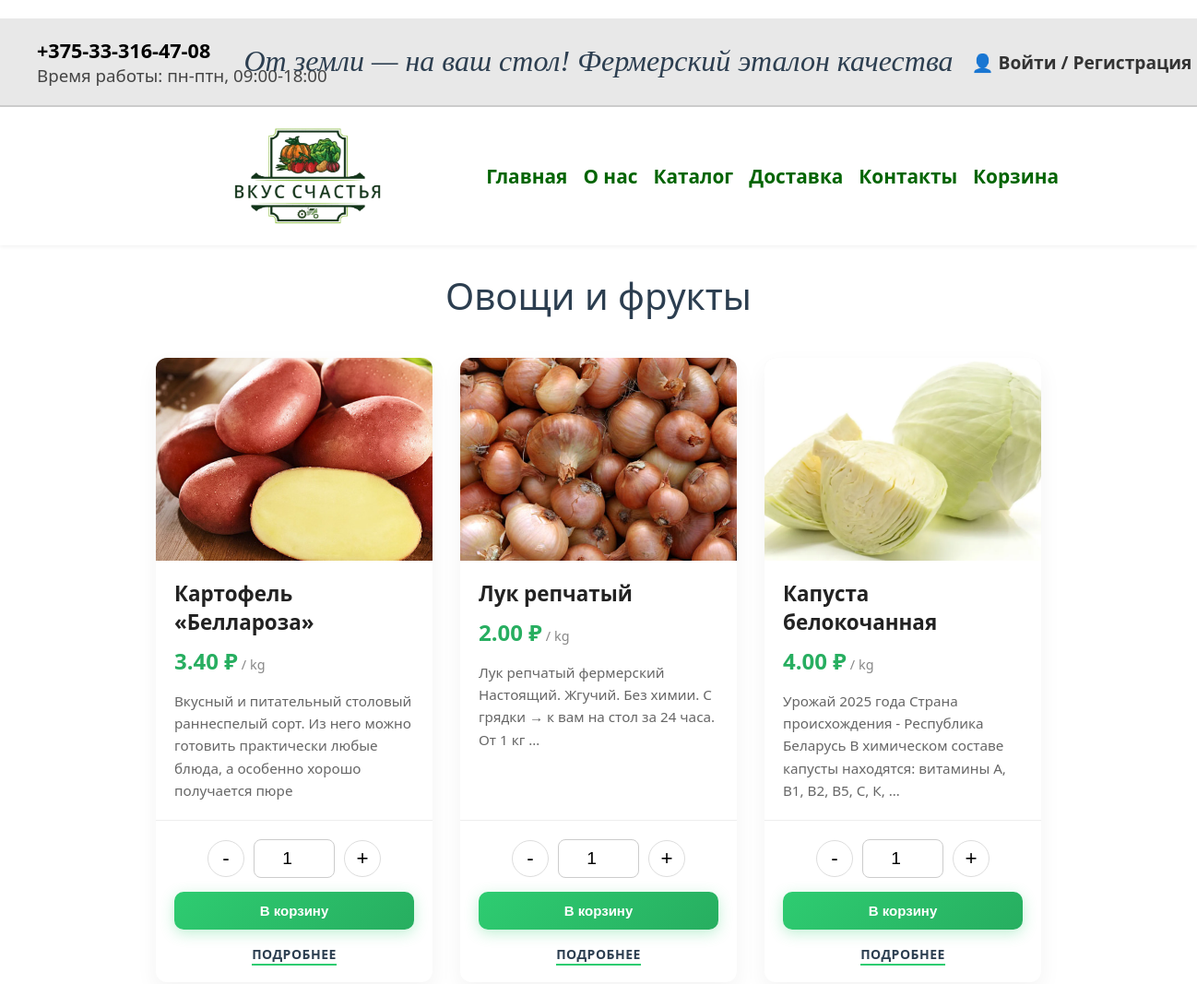
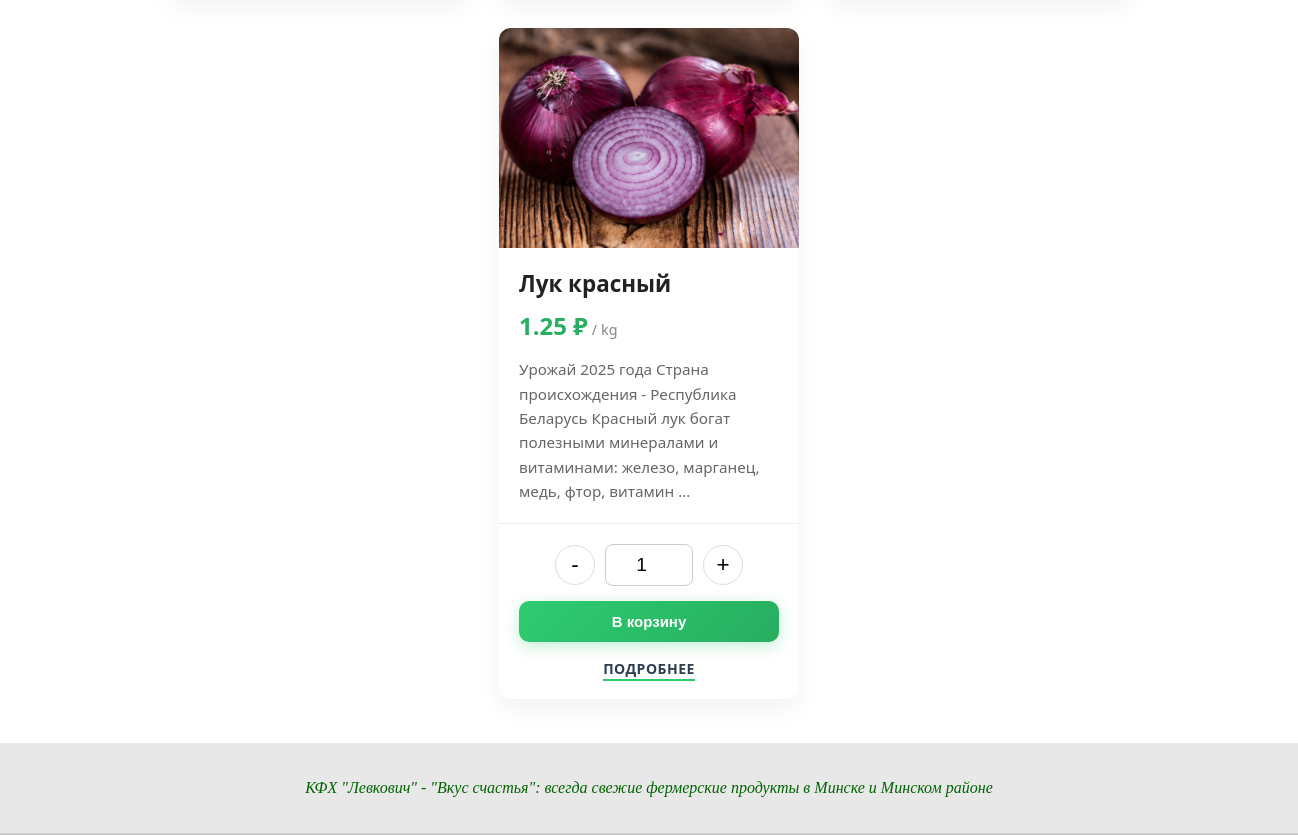
Before: /catalog/6/ with the older database file (2 pictures, top to bottom).
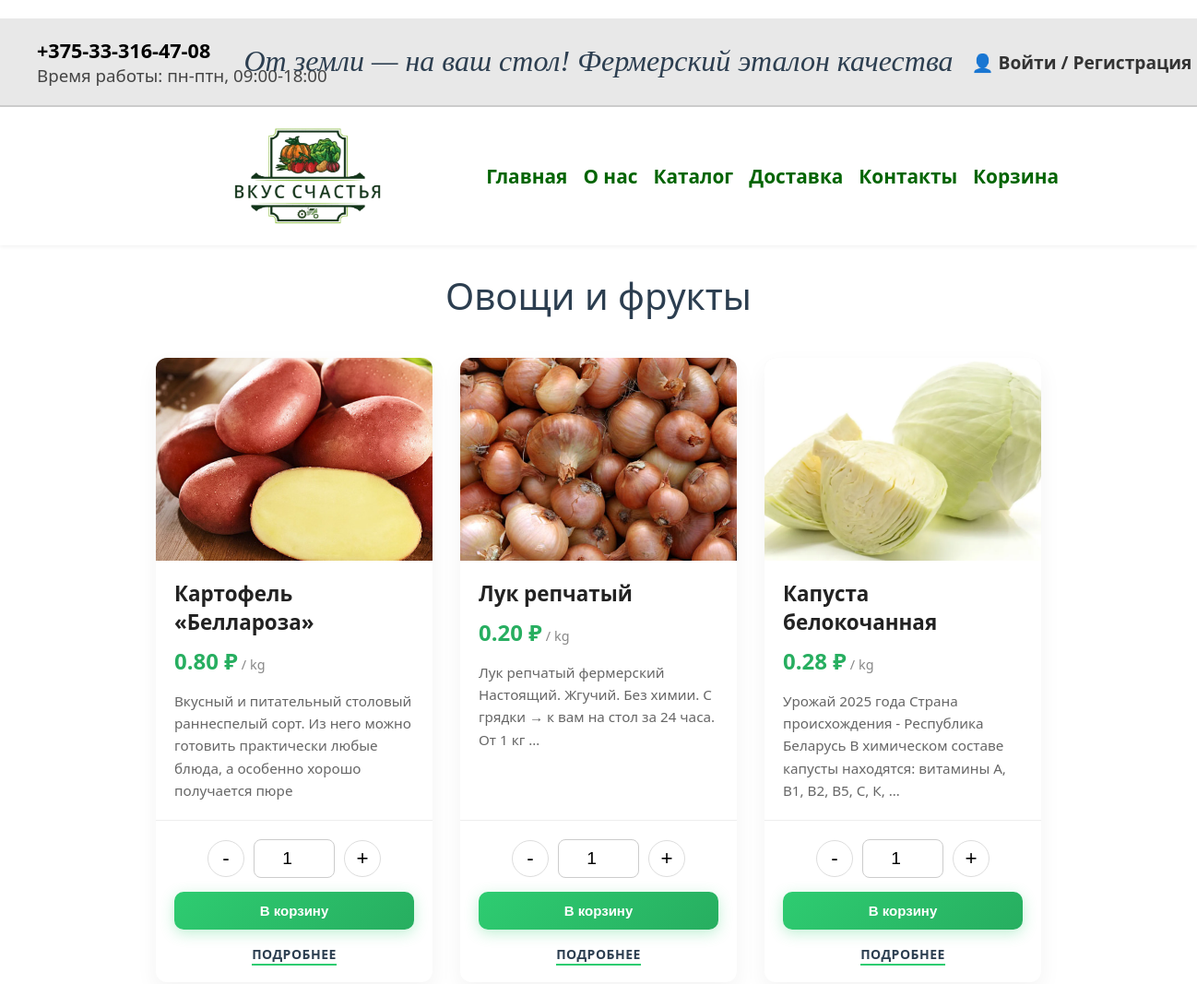
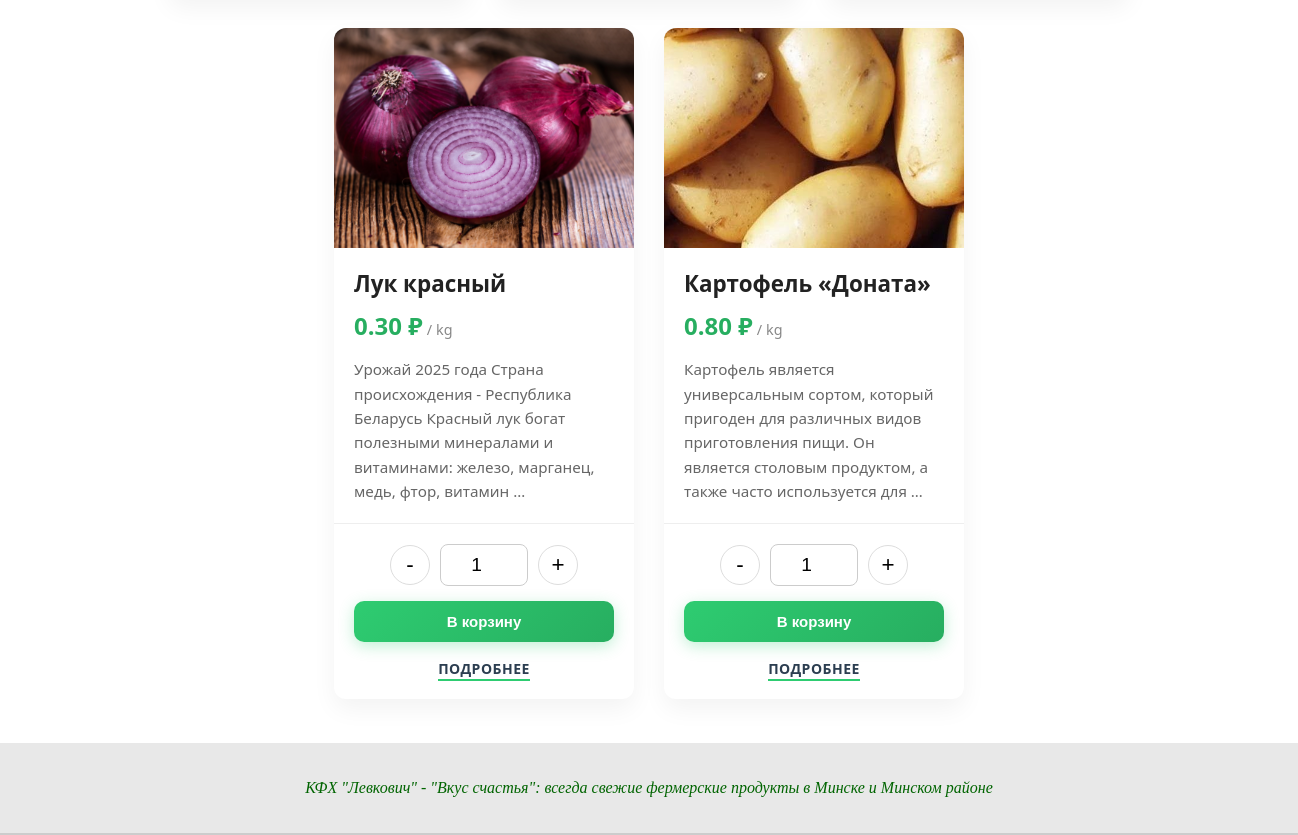
After: the same page with the newer database file (2 pictures, top to bottom).
### main/models.py (models this page shows, shortened)
class ProductCategory(models.Model):
    name = models.CharField(max_length=80, unique=True)
    photo = models.ImageField(upload_to='category_photos/', blank=True, null=True)
    class Meta:
        verbose_name = "Категория товара"
        verbose_name_plural = "Категории товаров"

class Product(models.Model):
    name = models.CharField(max_length=150, unique=True)
    category = models.ForeignKey('ProductCategory', on_delete=models.PROTECT, related_name='products', verbose_name='Категория')
    unit = models.CharField(max_length=30, choices=[
        ('kg', 'кг'),
        ('t', 'т'),
        ('l', 'л'),
        ('pcs', 'шт'),
        ('dozen', 'дес'),
        ('pack', 'упак'),
    ], default='kg')
    price = models.DecimalField(max_digits=6, decimal_places=2, null=True, blank=True)
    description = models.TextField("Описание / сорт / особенности", blank=True)
    photo = models.ImageField(upload_to='product_photos/', blank=True, null=True)
    class Meta:
        verbose_name = "Товар"
        verbose_name_plural = "Товары"

### main/views.py (the view)
# urls.py: path('catalog/<int:id>/', get_catalog, name = 'catalog_current'),
def get_catalog(request, id):
    category = get_object_or_404(ProductCategory, id=id)
    products = Product.objects.filter(category=category)
    context = {
        'products': products,
        'category': category,
    }
    return render(request, 'category.html', context)

### main/templates/category.html (shortened to what this page needs)
<!DOCTYPE html>
<html lang="ru">
<head>
</head>
<body style="margin: 0; padding: 0; font-family: 'Segoe UI', Arial, sans-serif;">
<div style="display: flex;
            justify-content: space-between;
            align-items: center;
            padding: 20px 40px;
            background-color: #e8e8e8;
            border-bottom: 2px solid #ccc;
            white-space: nowrap;
            margin-top: 20px;
            width: 100%;
            box-sizing: border-box;">
    <div style="flex: 1; text-align: left; font-size: 0.9em; color: #444; min-width: 200px;">
        <span style="font-weight: bold; color: #000; font-size: 1.5em;">+375-33-316-47-08</span><br>
        <span style="font-size: 1.3em;">Время работы: пн-птн, 09:00-18:00</span>
    </div>
    <div style="flex: 3; text-align: center; padding: 0 20px;">
        <p style="margin: 0; font-family: 'Antica', serif; font-size: 2.0em; line-height: 1.1; color: #2c3e50; font-style: italic;">
            От земли — на ваш стол! Фермерский эталон качества
        </p>
    </div>
    <div style="flex: 1; text-align: right; min-width: 200px;">
        {% if user.is_authenticated %}
        <a href="{% url 'profile' %}" style="text-decoration: none; color: #333; font-weight: 600; display: inline-flex; align-items: center; gap: 8px;">
            <span style="font-size: 1.2em">👤 Личный кабинет</span>
        </a>
        {% else %}
        <a href="{% url 'auth' %}" style="text-decoration: none; color: #333; font-weight: 600; display: inline-flex; align-items: center; gap: 8px;">
            <span style="font-size: 1.2em">👤 Войти / Регистрация</span>
        </a>
        {% endif %}
    </div>
</div>
<div style="display: flex;
            justify-content: space-between;
            align-items: center;
            max-width: 1700px;
            margin: 0 auto;
            padding-left: 240px; /* Сильно увеличен отступ, чтобы логотип заходил за блок контактов */
            box-shadow: 0 2px 4px rgba(0,0,0,0.05);">
    <div style="display: flex; align-items: center; padding-right: 100px;">
        <a href="{% url 'main' %}">
            <img src="http://127.0.0.1:8000/media/uploads/logo.png"
             alt="ЛОГОТИП"
             style="height: 150px; width: auto; display: block;">
        </a>
    </div>
    <div style="display: flex; align-items: center; justify-content: space-between; flex-grow: 1; margin-right:150px;">
        <a href="{% url 'main' %}" style="text-decoration: none; color: #006400; font-weight: 800; font-size: 1.3em; padding: 5px 0; ">Главная</a>
        <a href="{% url 'about' %}" style="text-decoration: none; color: #006400; font-weight: 600; font-size: 1.3em; padding: 5px 0;">О нас</a>
        <a href="{% url 'catalog' %}" style="text-decoration: none; color: #006400; font-weight: 600; font-size: 1.3em; padding: 5px 0;">Каталог</a>
        <a href="{% url 'delivery' %}" style="text-decoration: none; color: #006400; font-weight: 600; font-size: 1.3em; padding: 5px 0;">Доставка</a>
        <a href="{% url 'contacts' %}" style="text-decoration: none; color: #006400; font-weight: 600; font-size: 1.3em; padding: 5px 0;">Контакты</a>
        <a href="{% url 'cart_detail' %}" style="text-decoration: none; color: #006400; font-weight: 600; font-size: 1.3em; padding: 5px 0;">Корзина</a>
    </div>
</div>
    <h1 style="text-align: center; margin-bottom: 40px; color: #2c3e50; font-weight: 300; font-size: 2.5em;">
        {{ category.name }}
    </h1>
    <div style="max-width: 1200px; margin: 0 auto; display: flex; flex-wrap: wrap; justify-content: center; gap: 30px;">
        {% for product in products %}
        <div style="background: #ffffff; width: 300px; border-radius: 12px; box-shadow: 0 10px 25px rgba(0,0,0,0.05); overflow: hidden; display: flex; flex-direction: column; transition: 0.3s;">
            <div style="height: 220px; background-color: #f0f0f0; display: flex; align-items: center; justify-content: center; overflow: hidden;">
                {% if product.photo %}
                    <img src="{{ product.photo.url }}" alt="{{ product.name }}" style="width: 100%; height: 100%; object-fit: cover;">
                {% else %}
                    <span style="color: #999; font-style: italic;">Фото отсутствует</span>
                {% endif %}
            </div>
            <div style="padding: 20px; flex-grow: 1;">
                <h3 style="margin: 0 0 10px 0; font-size: 1.4em; color: #222;">{{ product.name }}</h3>
                <div style="margin-bottom: 15px;">
                    <span style="font-size: 1.5em; font-weight: bold; color: #27ae60;">{{ product.price }} ₽</span>
                    <span style="color: #888; font-size: 0.9em;">/ {{ product.unit }}</span>
                </div>
                <p style="font-size: 0.95em; line-height: 1.6; color: #666; margin: 0;">
                    {{ product.description|truncatewords:20 }}
                </p>
            </div>
<div style="padding: 20px; border-top: 1px solid #eee; text-align: center; background: #ffffff; border-radius: 0 0 15px 15px;">
    <div style="display: flex; justify-content: center; align-items: center; margin-bottom: 15px; gap: 10px;">
        <button type="button" class="qty-btn minus" onclick="changeQty(this, -1)"
                style="width: 40px; height: 40px; border-radius: 50%; border: 1px solid #ddd; background: #fff; font-size: 1.4em; cursor: pointer; transition: 0.2s;">
            -
        </button>
        <input type="number" name="quantity" value="1" min="1" class="qty-input"
               style="width: 70px; height: 40px; text-align: center; font-size: 1.2em; border: 1px solid #ccc; border-radius: 8px; padding: 0 8px;">
        <button type="button" class="qty-btn plus" onclick="changeQty(this, 1)"
                style="width: 40px; height: 40px; border-radius: 50%; border: 1px solid #ddd; background: #fff; font-size: 1.4em; cursor: pointer; transition: 0.2s;">
            +
        </button>
    </div>
    <button class="btn-add js-add-to-cart"
            data-product-id="{{ product.id }}"
            data-url="{% url 'cart_add' product.id %}"
            style="width: 100%; padding: 12px; margin-bottom: 15px; border: none; border-radius: 10px; background: linear-gradient(135deg, #2ecc71 0%, #27ae60 100%); color: #fff; font-size: 15px; font-weight: 700; cursor: pointer; box-shadow: 0 4px 15px rgba(46, 204, 113, 0.3); transition: 0.3s;">
        В корзину
    </button>
    <div style="display: inline-block;">
        <span style="color: #2c3e50; font-size: 14px; font-weight: 800; cursor: pointer; text-decoration: none; border-bottom: 2px solid #2ecc71; padding-bottom: 1px; text-transform: uppercase; letter-spacing: 0.5px;"
              onmouseover="this.style.color='#27ae60'; this.style.borderColor='#27ae60';"
              onmouseout="this.style.color='#2c3e50'; this.style.borderColor='#2ecc71';">
            Подробнее
        </span>
    </div>
</div>
        </div>
        {% empty %}
        <p style="text-align: center; color: #999; font-size: 1.2em;">Товары не найдены.</p>
        {% endfor %}
    </div>
<br>
<br>
<div style="style=display: flex;
            justify-content: space-between;
            align-items: center;
            padding: 20px 40px;
            background-color: #e8e8e8;
            border-bottom: 2px solid #ccc;
            white-space: nowrap;
            width: 100%;
            text-align: center;
            color: #006400;
            box-sizing: border-box; font-style: italic; font-family: 'Georgia'">
    <p>КФХ "Левкович" - "Вкус счастья": всегда свежие фермерские продукты в Минске и Минском районе</p>
</div>
</body>
</html>

Changed rows visible on the page:
changed Product "Картофель «Беллароза»": price "3.40" → "0.80"
changed Product "Лук репчатый": price "2.00" → "0.20"
changed Product "Капуста белокочанная": price "4.00" → "0.28"
changed Product "Лук красный": price "1.25" → "0.30"
added Product: photo (picture), name "Картофель «Доната»", price "0.80", unit "kg", description "Картофель является универсальным сортом, который пригоден для различных видов приготовления пищи. Он является столовым продуктом, а также часто используется для …", {{ product.id }} 10 (drawn)
